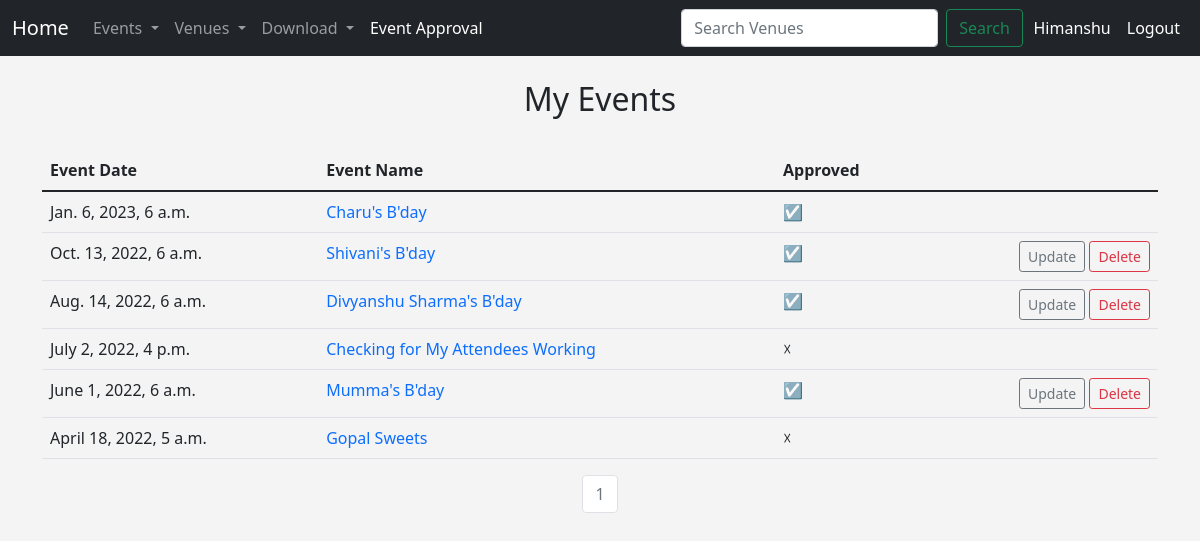
The app's page /my_events (signed in) with its own data.
### events/models.py (models this page shows, shortened)
class Event(models.Model):
    name=models.CharField('Event Name',max_length=120)
    event_date=models.DateTimeField('Event Date ')
    venue= models.ForeignKey(Venue,blank=True,null=True,on_delete=models.CASCADE)
    manager= models.ForeignKey(User,blank=True,null=True,on_delete=models.SET_NULL)
    description=models.TextField(blank=True)
    attendees= models.ManyToManyField(User,blank=True,related_name="all_users")
    approved=models.BooleanField("Approved",default=False)
    def __str__(self):
        return self.name

### events/views.py (the view)
# urls.py: path('my_events',views.my_events,name='my_events'),
def my_events(request):
    if request.user.is_authenticated:
        p=Paginator(Event.objects.filter(attendees=request.user.id).order_by('-event_date'),8)
        page= request.GET.get('page')
        event_list=p.get_page(page)
        return render(request,'events/my_events.html',{
            'event_list':event_list}
        )
    else:
        messages.success(request,("You are not Authorize to View This Page!! "))
        return redirect('home')

### events/templates/events/my_events.html (shortened to what this page needs)
{% extends 'events/base.html' %}
{%block content%}
<center>
    <h2>My Events </h2>
    <br>
    <table class="table table-hover">
        <thead>
            <tr>
                <th scope="col">Event Date</th>
                <th scope="col">Event Name</th>
                <th scope="col">Approved</th>
            </tr>
        </thead>
        {%for event in event_list%}
        <tr>
            <td align="left">{{event.event_date}}</td>
            <td>
                <a href="{% url 'show_event'  event.id %}" style="text-decoration: none;">{{event}}</a>
            </td>
            {%if event.approved %}
            <td>&#9745 </td>
            {%else%}
            <td>&#9747</td>
            {%endif%}
            {% if user.is_authenticated and event.manager == user %}
            <td align="right">
                <a href="{% url 'update-event'  event.id %}" style="text-decoration: none;"
                    class="btn btn-outline-secondary btn-sm"> Update</a>
                <a href="{% url 'delete-event'  event.id %}" style="text-decoration: none;"
                    class="btn btn-outline-danger btn-sm"> Delete</a>
            </td>
            {%else%}
            <td></td>
            {%endif%}
        </tr>
        {%endfor%}
    </table>
    <nav aria-label="Page navigation example">
        <ul class="pagination justify-content-center">
            {% for i in event_list.paginator.page_range %}
            {% if i == event_list.number %}
            <li class="page-item disabled"><a class="page-link" href="#"> {{event_list.number}}
                </a></li>
            {% else %}
            <li class="page-item"><a class="page-link" href="?page={{i}}">{{ i }}</a></li>
            {%endif%}
            {%endfor%}
        </ul>
    </nav>
</center>
{%endblock%}

### events/templates/events/navbar.html (shortened to what this page needs)
<nav class="navbar navbar-expand-lg navbar-dark bg-dark">
    <div class="container-fluid">
        <a class="navbar-brand" href="{%url 'home' %}">Home</a>
        <div class="collapse navbar-collapse" id="navbarSupportedContent">
            <ul class="navbar-nav me-auto mb-2 mb-lg-0">
                {%if  user.is_authenticated %}
                <li class="nav-item dropdown">
                    <a class="nav-link dropdown-toggle" href="#" id="navbarDropdown" role="button"
                        data-toggle="dropdown" aria-haspopup="true" aria-expanded="false">
                        Events
                    </a>
                </li>
                <li class="nav-item dropdown">
                    <a class="nav-link dropdown-toggle" href="#" id="navbarDropdown" role="button"
                        data-toggle="dropdown" aria-haspopup="true" aria-expanded="false">
                        Venues
                    </a>
                </li>
                <li class="nav-item dropdown">
                    <a class="nav-link dropdown-toggle" href="#" id="navbarDropdown" role="button"
                        data-toggle="dropdown" aria-haspopup="true" aria-expanded="false">
                        Download
                    </a>
                </li>
                <li class="nav-item">
                    <a class="nav-link active" aria-current="page" href="{% url 'approve_events' %}">Event Approval</a>
                </li>
                {%endif%}
            </ul>
            {% if user.is_authenticated %}
            <form class="d-flex" method=POST action="{% url 'search-venues' %}" style="padding-right: 0.7mm;">
                <input class="form-control me-2" type="search" placeholder="Search Venues" aria-label="Search"
                    name="searched_data">
                <button class="btn btn-outline-success" type="submit">Search</button>
            </form>
            <div style="color: white; padding: 0.5rem 0.5rem;"> {{user.first_name}} </div>
            <a class="nav-link active" aria-current="page" href="{% url 'logout-user' %}"
                style="color: white; padding: 0.5rem 0.5rem">Logout</a>
            {% endif %}
        </div>
    </div>
</nav>

### events/templates/events/base.html (style rules this page uses)
body { background: #f4f4f4; }

### records on screen
Event: event_date "Jan. 6, 2023, 6 a.m.", name "Charu's B'day"
Event: event_date "Oct. 13, 2022, 6 a.m.", name "Shivani's B'day", shows "Update"
Event: event_date "Aug. 14, 2022, 6 a.m.", name "Divyanshu Sharma's B'day", shows "Update"
Event: event_date "July 2, 2022, 4 p.m.", name "Checking for My Attendees Working"
Event: event_date "June 1, 2022, 6 a.m.", name "Mumma's B'day", shows "Update"
Event: event_date "April 18, 2022, 5 a.m.", name "Gopal Sweets"

### other values on screen
{{ user.first_name }} "Himanshu"
{{ event_list.number }} "1"
